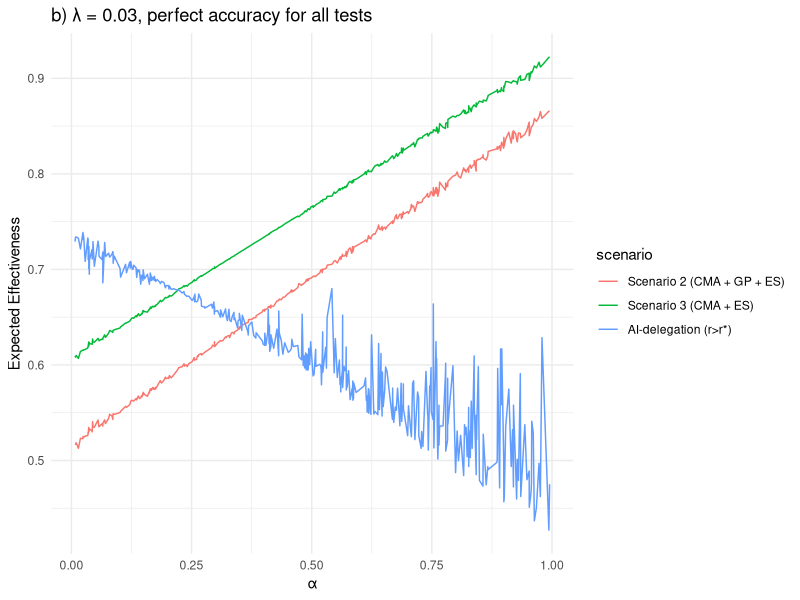
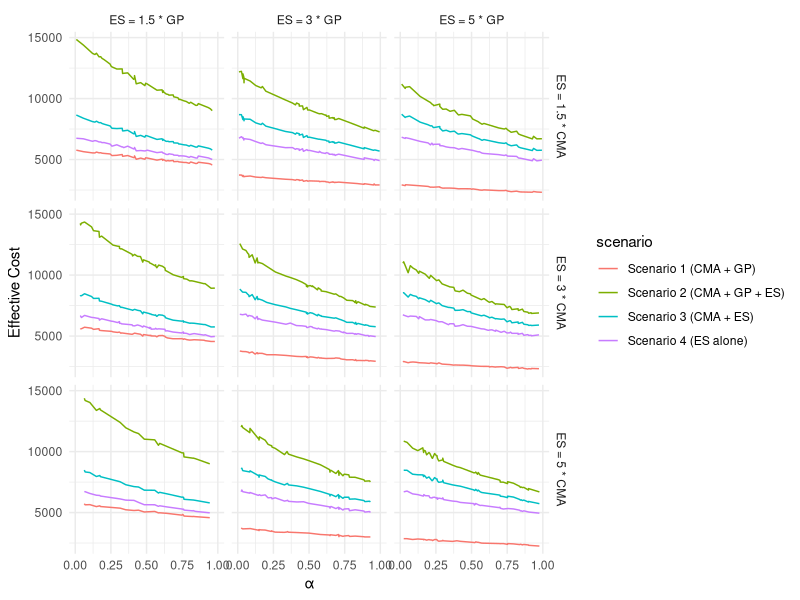
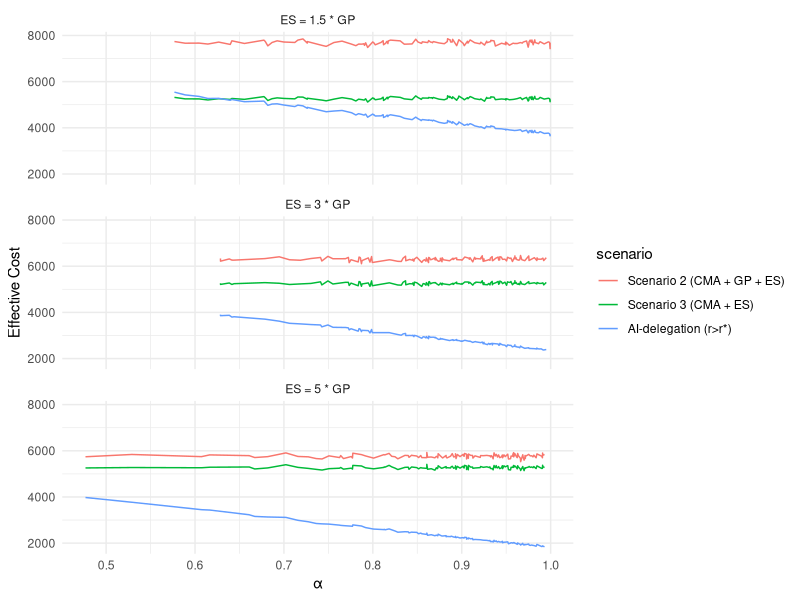

These charts were generated, in order, by the following R code:
## ---- chunk 1
library(tidyverse)
library(ggplot2)
library(dplyr)
library(gridExtra)
library(cowplot)
library(patchwork)
## ---- chunk 2
ppv <- function(se, sp, p){
  value <- (se * p) / (se * p + ((1 - sp) * (1 - p)))
  return(value) 
}

npv <- function(se, sp, p){
  value <- (sp * (1 - p)) / ((1 - se) * p + sp * (1 - p))
  return (value)
}
## ---- chunk 3
set.seed(123)

# Simulate parameters
n <- 400
cma_yield <- rbeta(n, 154,1382) # CMA yield
gp_yield <- rbeta(n, 234, 1871)  # gene-panel yield
wes_yield_1tier <- rbeta(n, 27, 46)  # WES first-tier yield (mean 0.37)
wes_yield_3tier <- rbeta(n, 228, 464) # WES third-tier yield (mean 0.33)
wes_yield_2tier <- 0.35 # The yield of WES as second-tier test is slightly lower than first-tier but higher than third-tier

expert_fee <- 165 # cost at decision node
cost_ratio_gp <- sample(c(1.5, 3, 5), n, replace = TRUE) # 3 levels of cost-difference ratio
cost_ratio_cma <- sample(c(1.5, 3, 5), n, replace = TRUE) 
wes_cost <- rnorm(n, 4589.4, 45) # cost of WES
#cma_cost <- wes_cost / cost_ratio_cma # cost of CMA
cma_cost <- rgamma(n, 2010, 2.44)
gp_cost <- wes_cost / cost_ratio_gp  # gene-panel cost

cma_se <- 0.9068
cma_sp <- 0.9440
gp_se <- 0.8960
gp_sp <- 0.9250
wes_se <- 0.9593
wes_sp <- 0.9933
p <- 0.1665

cma_ppv <- ppv(cma_se, cma_sp, p)
cma_npv <- npv(cma_se, cma_sp, p)
gp_ppv <- ppv(gp_se, gp_sp, p)
gp_npv <- npv(gp_se, gp_sp, p)
wes_ppv <- ppv(wes_se, wes_sp, p)
wes_npv <- npv(wes_se, wes_sp, p)

# cma_ppv <- 1
# cma_npv <- 1
# gp_ppv <- 1
# gp_npv <- 1
# wes_ppv <- 1
# wes_npv <- 1

# AI precision, assume that it follows a beta distribution with mean 0.87 & SD 0.1
mu <- 0.87
sigma <- 0.1
a <- mu * ((mu * (1 - mu) / sigma^2) - 1)
b <- (1 - mu) * ((mu * (1 - mu) / sigma^2) - 1)
ai_precision <- rbeta(n, a, b)

alpha <- runif(n, 0, 1) # The weighting parameter of the utility function
beta <- 1 - alpha
#lambda <- sample(c(0.01, 0.03, 0.05, 0.07), n, replace = TRUE)
lambda <- 0.03

utility <- function(pv, tat){ # pv can be either PPV or NPV
  result <- alpha*(2*pv - 1) + beta*exp(-lambda*tat) 
  return (result)
}

# Effective cost for Scenario 1 (CMA + GP, standard testing)
s1_cost <- cma_cost + expert_fee + (1-cma_yield)*(gp_cost + expert_fee)  #expected cost
s1_eff <- cma_yield*utility(cma_ppv, 6) + (1-cma_yield)*(gp_yield*utility(gp_ppv,14) + (1-gp_yield)*utility(gp_npv,14)) 
s1_eff2 <- cma_yield*utility(cma_ppv, 16) + (1-cma_yield)*(gp_yield*utility(gp_ppv,16) + (1-gp_yield)*utility(gp_npv,16)) 
s1_eff_cost <- s1_cost / s1_eff

# Effective cost for Scenario 2 (CMA + GP + WES)
s2_cost <- cma_cost + expert_fee + (1-cma_yield)*(gp_cost + expert_fee + (1-gp_yield)*(wes_cost + expert_fee))
s2_eff <- cma_yield*utility(cma_ppv,6) + (1-cma_yield)*gp_yield*utility(gp_ppv,14) + (1-cma_yield)*(1-gp_yield)*
          (wes_yield_3tier*utility(wes_ppv,26) + (1-wes_yield_3tier)*utility(wes_npv,26))
s2_eff2 <- cma_yield*utility(cma_ppv,16) + (1-cma_yield)*gp_yield*utility(gp_ppv,16) + (1-cma_yield)*(1-gp_yield)*
          (wes_yield_3tier*utility(wes_ppv,16) + (1-wes_yield_3tier)*utility(wes_npv,16))
s2_eff_cost <- s2_cost / s2_eff

# Effective cost Scenario 3 (CMA + WES) CMA positive, WES pos & neg
s3_cost <- cma_cost + expert_fee + (1-cma_yield)*(wes_cost + expert_fee) 
s3_eff <- cma_yield*utility(cma_ppv,6) + (1-cma_yield)*(wes_yield_2tier*utility(wes_ppv,18) + (1-wes_yield_2tier)*utility(wes_npv,18))
s3_eff2 <- cma_yield*utility(cma_ppv,16) + (1-cma_yield)*(wes_yield_2tier*utility(wes_ppv,16) + (1-wes_yield_2tier)*utility(wes_npv,16))
s3_eff_cost <- s3_cost/s3_eff                 

# Effective cost for Scenario 4 (WES alone)
s4_cost <- wes_cost + expert_fee
s4_eff <- wes_yield_1tier*utility(wes_ppv,12) + (1-wes_yield_1tier)*utility(wes_npv,12)
s4_eff2 <- wes_yield_1tier*utility(wes_ppv,16) + (1-wes_yield_1tier)*utility(wes_npv,16)
s4_eff_cost <- s4_cost/s4_eff

# Effective cost for AI-delegation mode (r > r*)
ai_cost <- cma_cost + expert_fee + (1-cma_yield)*(gp_cost + (1-ai_precision)*wes_cost) #This is only for r > r*

ai_eff <- cma_yield*utility(cma_ppv,6) + (1-cma_yield)*ai_precision*utility(gp_ppv,10) + (1-cma_yield)*(1-ai_precision)*
          (wes_yield_3tier*utility(wes_ppv,18) + (1-wes_yield_3tier)*utility(wes_npv,18))

ai_eff2 <- cma_yield*utility(cma_ppv,16) + (1-cma_yield)*ai_precision*utility(gp_ppv,16) + (1-cma_yield)*(1-ai_precision)*
          (wes_yield_3tier*utility(wes_ppv,16) + (1-wes_yield_3tier)*utility(wes_npv,16))

ai_eff_cost <- ai_cost/ai_eff
## ---- chunk 4
generate_data <- function() {
  
  complete_data <- data.frame(
    scenario = rep(c("Scenario 1 (CMA + GP)", "Scenario 2 (CMA + GP + ES)", "Scenario 3 (CMA + ES)", 
                     "Scenario 4 (ES alone)", "AI-delegation (r>r*)"), each = n),
    expected_cost = c(s1_cost, s2_cost, s3_cost, s4_cost, ai_cost),
    expected_utility = c(s1_eff, s2_eff, s3_eff, s4_eff, ai_eff),
    effective_cost = c(s1_eff_cost, s2_eff_cost, s3_eff_cost, s4_eff_cost, ai_eff_cost),
    cost_ratio_cma = rep(cost_ratio_cma,5),
    cost_ratio_gp = rep(cost_ratio_gp,5),
    ai_performance = rep(ai_precision,5),
    alpha_values = rep(alpha,5),
    lambda_values = rep(lambda,5)
  )
  
  complete_data$scenario <- factor(complete_data$scenario, levels = c("Scenario 1 (CMA + GP)", "Scenario 2 (CMA + GP + ES)", 
                                                         "Scenario 3 (CMA + ES)", "Scenario 4 (ES alone)", "AI-delegation (r>r*)"))
  
  return(complete_data)
}

data <- generate_data()
expert_alone <- data %>% filter(scenario != "AI-delegation (r>r*)")
ai_delegation <- data %>% filter(scenario %in% c("Scenario 2 (CMA + GP + ES)", "Scenario 3 (CMA + ES)", "AI-delegation (r>r*)"))
## ---- chunk 5
ggplot(ai_delegation, aes(x = alpha_values, y = expected_utility, color = scenario)) +
  geom_line() +
  #facet_wrap(~ lambda_values, labeller = lambda_labels) +
  labs(x = "\u03B1", y = "Expected Effectiveness", title = "b) \u03BB = 0.03, perfect accuracy for all tests") +
  theme_minimal()
## ---- chunk 6
# Cost difference labels
cma_labels <- as_labeller(c("1.5" = "ES = 1.5 * CMA",
                               "3" = "ES = 3 * CMA",
                               "5" = "ES = 5 * CMA"))

gp_labels <- as_labeller(c("1.5" = "ES = 1.5 * GP",
                               "3" = "ES = 3 * GP",
                               "5" = "ES = 5 * GP"))

ggplot(expert_alone, aes(x = alpha_values, y = effective_cost, color = scenario)) +
  geom_line() + 
  facet_grid(cost_ratio_cma ~ cost_ratio_gp, labeller = labeller(cost_ratio_cma = cma_labels, cost_ratio_gp = gp_labels)) +
  labs(x = "\u03B1",
       y = "Effective Cost") +
  theme_minimal()
## ---- chunk 7
ggplot(ai_delegation, aes(x = ai_performance, y = expected_cost, color = scenario)) +
  geom_line() + 
  facet_wrap(cost_ratio_gp, labeller = gp_labels, nrow = 3) +
  labs(x = "\u03B1",
       y = "Effective Cost") +
  theme_minimal()
